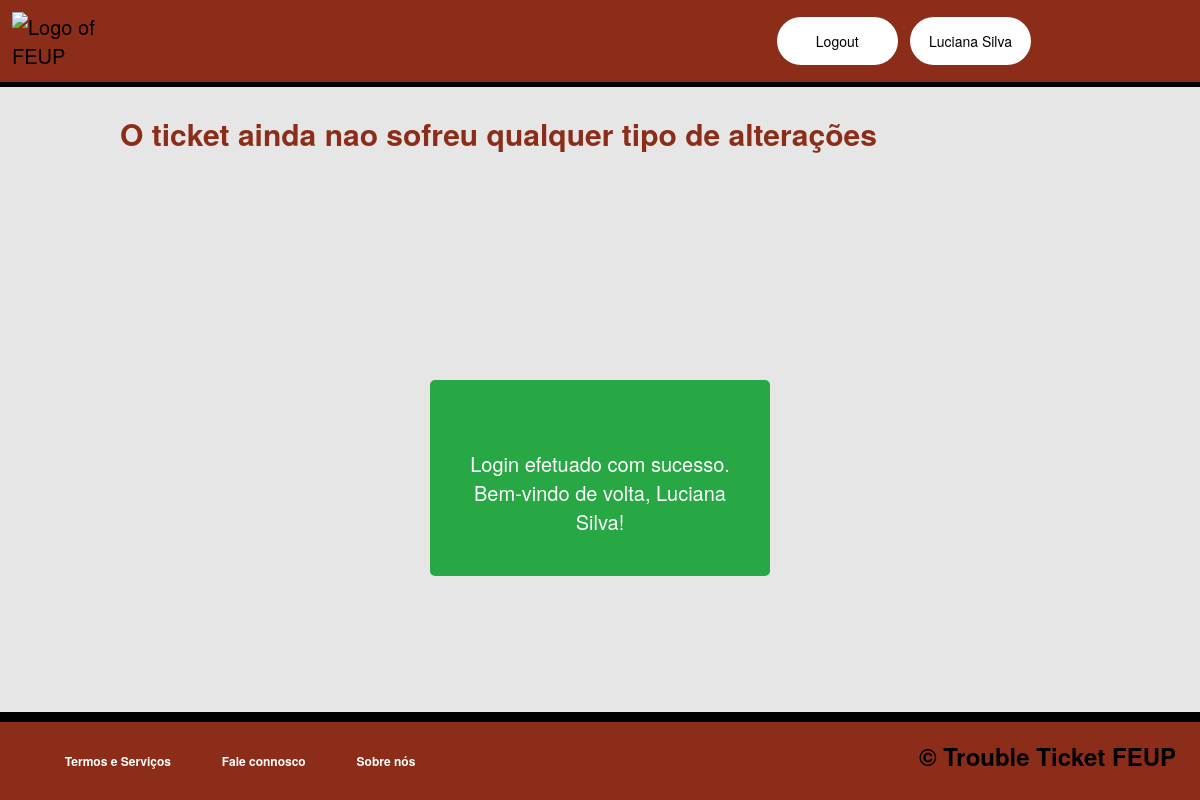
Page /pages/ticketseechanges.php?ticket_id=37 (signed in) on the earlier database version.
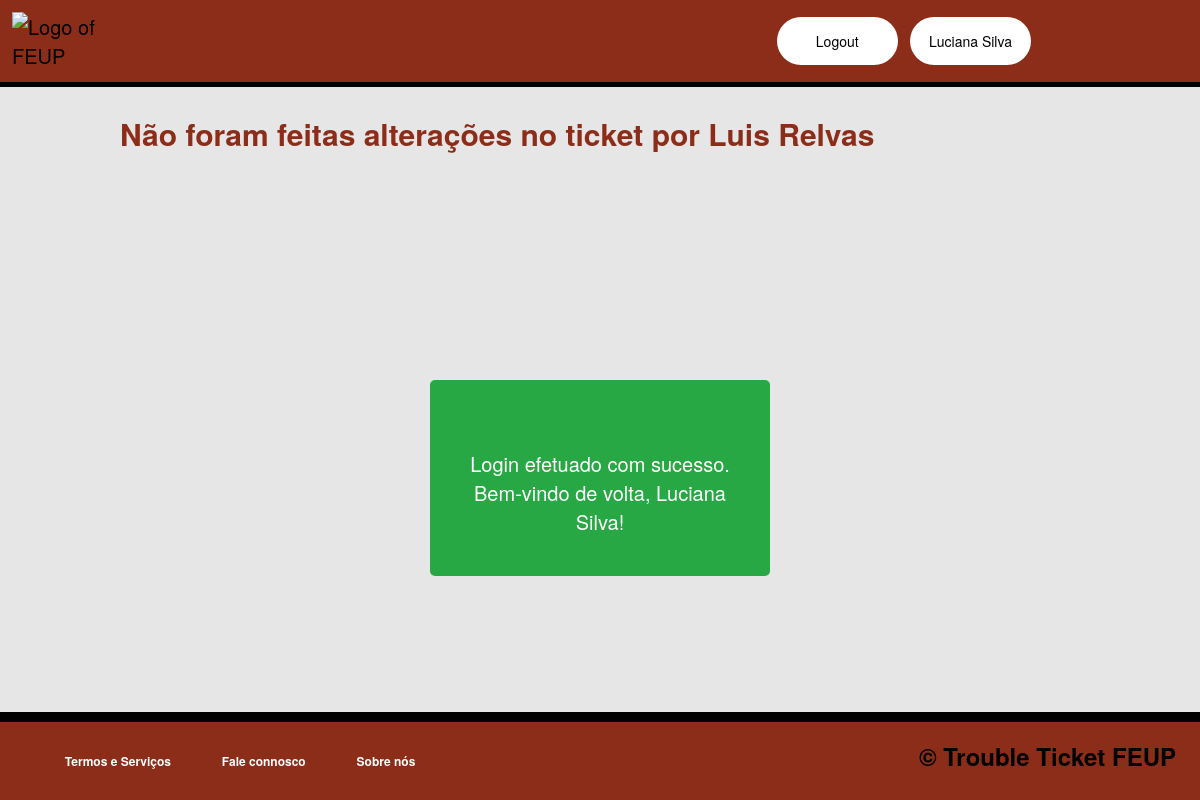
Same page on the later database version.
### tables this page shows
CREATE TABLE changes(
	changes_id INTEGER PRIMARY KEY,
	ticket_id INTEGER NOT NULL,
	id INTEGER NOT NULL,
	text TEXT NOT NULL,
	closed_id INTEGER DEFAULT 0,
	FOREIGN KEY(ticket_id) REFERENCES ticket(ticket_id),
	FOREIGN KEY(id) REFERENCES user(id)
);

### classes/session.class.php (called while the page is built, shortened)
<?php
  class Session {
    private array $messages;
    public function __construct() {
      $this->messages = isset($_SESSION['messages']) ? $_SESSION['messages'] : array();
    }
    public function getMessages() {
      return $this->messages;
    }
  }
?>

### classes/ticket.class.php (called while the page is built, shortened)
<?php
  require_once('user.class.php');
  require_once('session.class.php');
  class Ticket {
    public function __construct(int $ticket_id, int $id,  int $department_id, int $status_id, string $tittle, string $description, string $initial_date,int $hashtag_id, int $agent_id) {
        $this->department_id = $department_id;
      }
    static function showChanges(PDO $db, int $ticket_id) : ?array{
      $stmt = $db->prepare('SELECT * FROM changes WHERE ticket_id = ? and closed_id = 0');
      $stmt->execute(array(intval($_GET['ticket_id'])));
      $var = $stmt->fetchAll();
      if($var) {
        return $var;
      }
      else {
        return null;
      }
    }
    static function getinfoTicket(PDO $db, int $ticket_id) : ?Ticket {
      $stmt = $db->prepare('SELECT ticket_id,id,department_id,status_id,tittle,description,initial_date,hashtag_id,agent_id FROM ticket where ticket_id = ?');
      $stmt->execute(array($ticket_id));
      $ticket = $stmt->fetch();
      if($ticket){
      return new Ticket(
        $ticket['ticket_id'],
        $ticket['id'],
        $ticket['department_id'],
        $ticket['status_id'],
        $ticket['tittle'],
        $ticket['description'],
        $ticket['initial_date'],
        $ticket['hashtag_id'],
        $ticket['agent_id']
    );}
    else
    return null;
    }
}
  ?>

### classes/user.class.php (called while the page is built, shortened)
<?php
  class User {
    static function checkAgent(PDO $db, int $id, int $department_id) : bool {
      $stmt1 = $db->prepare('SELECT * FROM agent where id = ? and department_id = ?');
      $stmt1->execute(array($id, $department_id));
      $var1 = $stmt1->fetchAll();
      if($var1) {
        return true;
      }
      else {
        return false;
      }
    }
}
?>

### pages/ticketseechanges.php (the view, shortened to what the changed rows need)
<?php
require_once(dirname(__DIR__).'/templates/common.php');
require_once(dirname(__DIR__).'/classes/session.class.php');
require_once(dirname(__DIR__).'/classes/user.class.php');
require_once(dirname(__DIR__).'/classes/ticket.class.php');
$session = new Session();
drawHeader($session);
if (count($session->getMessages())) drawMessages($session);
$db = getDatabaseConnection();
$var = Ticket::showChanges($db, intval($_GET['ticket_id']));
$ticket = Ticket::getinfoTicket($db, intval($_GET['ticket_id']));
if($ticket == "NULL") {
    ?><h2>O ticket que procura nao existe</h2><?php
}else {
$var1 = User::checkAgent($db, $_SESSION['id'],$ticket->department_id);
if($var1 || $_SESSION['role'] == 0){
if($var){
foreach($var as $va) { ?>
    <h2><?=$va['text']?></h2><?php
} ?>
<?php }
    else{
        ?><h2>O ticket ainda nao sofreu qualquer tipo de alterações</h2><?php
    }
}
else{
    drawAcessDenied();
 }
drawFooter();}
?>

### templates/common.php (shortened to what the changed rows need)
<?php
    function drawHeader(Session $session) { ?>
        <!DOCTYPE html>
        <html lang="PT-pt">
            <head>
                <link rel="stylesheet" href="../css/responsive.css">
                <link rel="stylesheet" href="../css/layout.css">
                <link rel="stylesheet" href="../css/style.css">
                <link rel="stylesheet" href="../css/messages.css">
                <link rel="stylesheet" href="../css/common.css">
                <link rel="stylesheet" href="../css/accordion.css">
            </head>
            <body>
            </body>
            <main>
            <?php
        }
        function drawLoginUser(int $id, string $name) { ?>
        <?php }
        function drawMessages(Session $session) {
            echo '<div id="popup-container">';
            foreach ($session->getMessages() as $message) {
                echo '<div class="popup-alert ' . $message['type'] . '">';
                echo '<p>' . $message['text'] . '</p>';
                echo '</div>';
            }
            echo '</div>';
        }
function drawFooter() { ?>
    </main>
    </body>
</html> <?php
}
?>

Differences in the rows shown:
added changes: text "Não foram feitas alterações no ticket por Luis Relvas"
Other differences:
text no longer shown: "O ticket ainda nao sofreu qualquer tipo de alterações"
